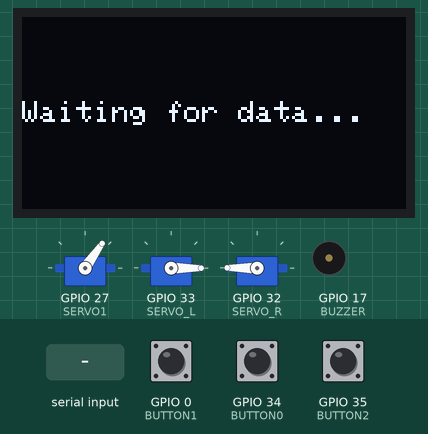
The sketch below on a simulated ESP32. Shown: 3 × servo, 128×64 one-colour display, buzzer (waves = sounding, pin HIGH). The test bench sets the inputs (shaded band); at power-on: GPIO 35 (BUTTON2) HIGH, GPIO 34 (BUTTON0) HIGH, GPIO 0 (BUTTON1) HIGH. What the sketch prints to the serial monitor is not drawn.

Above: at 1.3 s.
1.4 s: GPIO 35 (BUTTON2) pulled LOW for 0.15 s
At 1.8 s:
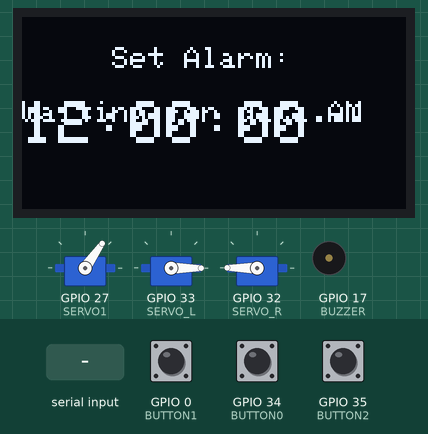
4.5 s: "setalarm" received over Serial
At 5.0 s:
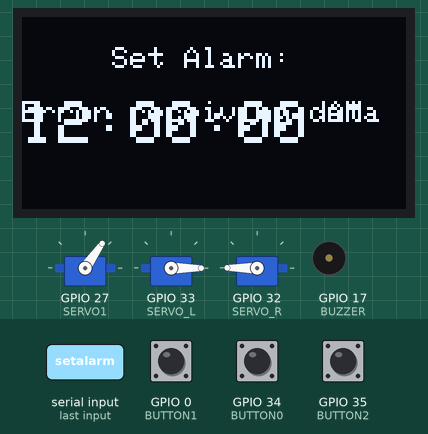
6.6 s: GPIO 34 (BUTTON0) pulled LOW for 0.15 s
At 7.1 s:
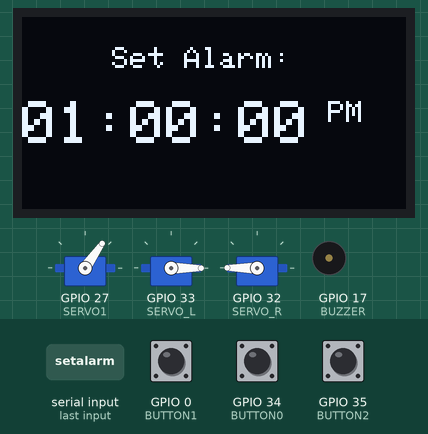
9.8 s: "clock" received over Serial
At 10.9 s:
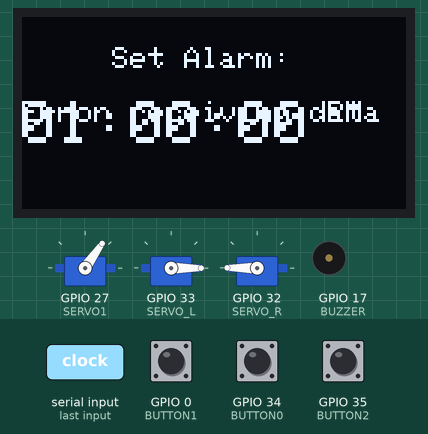
12.8 s: GPIO 0 (BUTTON1) pulled LOW for 0.15 s
At 14.1 s:
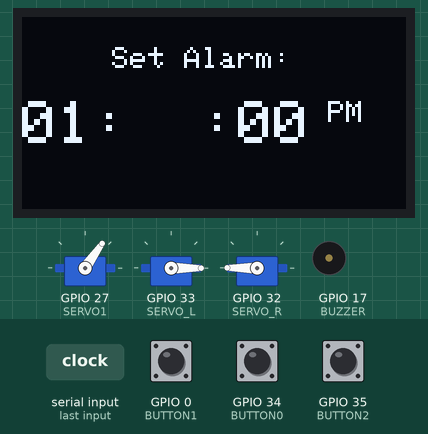
15.2 s: GPIO 0 (BUTTON1) pulled LOW for 1 s
At 16.2 s:
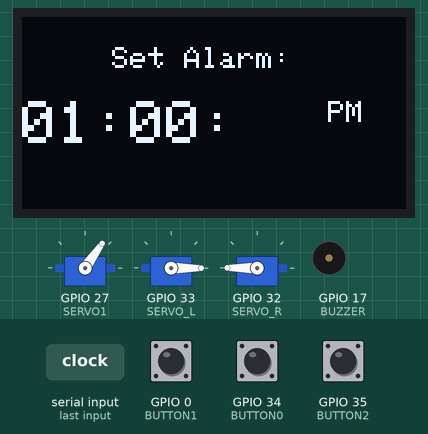
Timing chart, 0 to 18.2 s (numbered marks = the images above; inputs shaded):
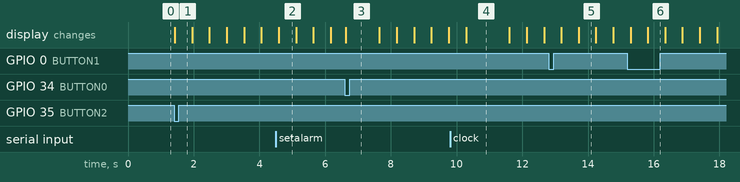

Measured:
- after the input at 1.4 s, the display: changes at once (image 1)
- after the input at 4.5 s, the display: changes after 0.09 s (image 2)
- after the input at 6.6 s, the display: changes at once (image 3)
- after the input at 9.8 s, the display: changes after 0.49 s (image 4)
- after the input at 12.8 s, the display: first differs from a run without the input after 0.91 s (image 5)
- after the input at 15.2 s, the display: first differs from a run without the input after 0.62 s (image 6)
- what the display in image 2 shows lasts 0.5 s, from 4.6 s to 5.1 s

The sketch:

alarm_arduino.ino
```cpp
#include <Adafruit_SSD1306.h>
#include <Wire.h>
#include <ESP32Servo.h>
#include <SPI.h>
#include <MFRC522.h>
Adafruit_SSD1306 lcd(128, 64); // create display object
#define BUTTON0 34
#define BUTTON1 0
#define BUTTON2 35

#define SERVO1 27
#define SERVO_L 33
#define SERVO_R 32
#define BUZZER 17

#define BAUD_RATE 230400
#define SS_PIN 2
#define RST_PIN 4
MFRC522 mfrc522(SS_PIN, RST_PIN);

Servo catapult;
Servo leftServo;
Servo rightServo;
uint8_t *buffer;
int Time[3];
bool stateChange = false;
String state = "clock";
int alarmTimes[] = {12,0,0};
int settingIndex = 0;
double volume = .5;
int volumeTimer = 0;

void setup() {
  // put your setup code here, to run once:
  pinMode(BUTTON0, INPUT_PULLUP);
  pinMode(BUTTON1, INPUT_PULLUP);
  pinMode(BUTTON2, INPUT_PULLUP);
  pinMode(BUZZER, OUTPUT);
  catapult.attach(SERVO1);
  leftServo.attach(SERVO_L);
  rightServo.attach(SERVO_R);
  catapult.write(55);
  leftServo.write(0);
  rightServo.write(180);

  SPI.begin();
  mfrc522.PCD_Init();
  lcd.begin(SSD1306_SWITCHCAPVCC, 0x3C); // init
  lcd.clearDisplay();
  lcd.setTextColor(WHITE);
  lcd.setCursor(0, 28);
  lcd.setTextSize(1);
  lcd.print("Waiting for data...");
  lcd.display();
  Serial.begin(BAUD_RATE);
  buffer = lcd.getBuffer();
}

#define WIDTH 128
byte data[WIDTH];
byte frame_header[4];
int clockTimeout = 500;
int blinkTimeout = 500;
int buttonTimeout = 100;
int rfidTimeout = 500;
int timeOfAlarm = 0;
int triggerTimeout = 500;
int buzzerTimeout = 0;
bool firstAlarmInter = true;
bool blink = false;
byte prev0 = 1;
byte prev1 = 1;
byte prev2 = 1;

void loop() {
  // put your main code here, to run repeatedly:
  //if(state.equals("clock")){
  int mils = millis();
    if(millis() > clockTimeout){//this has to run every iteration or it loses time in other states
      if(Serial.available()) {
        Serial.readBytes(frame_header, 4);
        byte i;
        for(i=0;i<4;i++) {
          if(frame_header[i]!=i+61) break;  // verify frame header, should be 61,62,63,64
        }
        if(i==4) {  // valid frame header received
          for(int i=0; i<=2; i++){
            Time[i] = Serial.read();
          }

          if(state.equals("clock")){
            printTime(Time, -1);
            lcd.display();
            lcd.clearDisplay();
          }

        }
        else{
          lcd.clearDisplay();
          lcd.setTextColor(WHITE);
          lcd.setCursor(0, 28);
          lcd.setTextSize(1);
          lcd.print("Error receiving data");
        }

      }
      clockTimeout = millis() + 500;
    }

  if(state.equals("volume")){
    if(volumeTimer > mils){
      lcd.setCursor(50, 10);
      lcd.setTextSize(1);
      lcd.print("Volume:");
      lcd.drawTriangle(0, 64, 128, 64, 128, 32, WHITE);
      int xVal = 128 * volume;
      int yVal = 64 - 32*volume;
      lcd.fillTriangle(0, 64, xVal, 64, xVal, yVal, WHITE);
      lcd.display();
      lcd.clearDisplay();
    }
    if(volumeTimer <= mils){
      state = "clock";
    }
  }
  //}

  if(state.equals("setalarm")){
    lcd.setCursor(30, 10);
    lcd.setTextSize(1);
    lcd.print("Set Alarm:");
    if(millis() > blinkTimeout){
      //allows the time being set to blink, indicating it to user
      if(blink){
        printTime(alarmTimes, settingIndex);
        lcd.display();
        lcd.clearDisplay();
      }
      else{
        printTime(alarmTimes, -1);
        lcd.display();
        lcd.clearDisplay();
      }
      blinkTimeout = millis() + 500;
      blink = !blink;
    }

  }

  //CHECK IF ALARM MATCH
  if(!state.equals("alarm") && !state.equals("setalarm")){
    bool timesMatch = true;
    for(int i=0; i<=2; i++){
      if(Time[i] != alarmTimes[i]){
        timesMatch = false;
      }
    }
    if(timesMatch){
      state = "alarm";
      timeOfAlarm = mils;
      rfidTimeout = 500;
    }
  }

  //ALARM STATE
  if(state.equals("alarm")){
    //chaos ensues
    lcd.setCursor(0, 28);
    lcd.setTextSize(2);
    lcd.print("WAKE UP!!!");
    lcd.display();
    lcd.clearDisplay();
    lcd.setTextSize(1);

    //volume is between 0 and 1. If 0, off, otherwise scale
    //the timeout is half the period. Timeout of 1ms = T = 2
    //T=2ms means 2 ms cycle, freq = 1/T = 500 ms
    //want T to go down for freq to go up
    //use us
    //10kHz = 100 us = 50 us timeout
    //100 Hz = 10000 us = 5000 us timeout
    //vol = 1 -> 50 us
    //vol = .1 -> 5000 us0
    int freq = (-5000)*volume + 5550;
    if(volume > 0){
      if(micros() > buzzerTimeout){
        digitalWrite(BUZZER, 1-digitalRead(BUZZER));
        buzzerTimeout = micros() + freq;
      }

    }

    int catapultTimeout = 50;
    int catapultAngle = 180;
    if(mils < timeOfAlarm + triggerTimeout){
      catapult.write(catapultAngle);
      leftServo.write(90);
      rightServo.write(90);
    }
    else{
      if(mils > catapultTimeout){
        catapultAngle -= 5;
        catapultTimeout = mils + 50;
      }
      catapult.write(55);
      leftServo.write(0);
      rightServo.write(180);
    }

    //wait rfidTimeout milliseconds after alarm goes off
    if(mils > timeOfAlarm + rfidTimeout){
      //Serial.println("aaa");
      //if rfid present, turn alarm off
      if (mfrc522.PICC_IsNewCardPresent() && mfrc522.PICC_ReadCardSerial()) {
        // If a card is present, read its UID (unique identifier)
        String cardID = "";
        for (byte i = 0; i < mfrc522.uid.size; i++) {
          cardID += String(mfrc522.uid.uidByte[i], HEX);
        }

        // Print the card ID to the serial monitor
        Serial.println("Card detected: " + cardID);
        catapult.write(55);
        leftServo.write(0);
        rightServo.write(180);
        digitalWrite(BUZZER, 0);
        state = "clock";
      }
      rfidTimeout += 100;
    }
  }


  //BUTTON CONTROLLER
  byte curr0 = digitalRead(BUTTON0);
  byte curr1 = digitalRead(BUTTON1);
  byte curr2 = digitalRead(BUTTON2);

  if(millis() > buttonTimeout){
    //BUTTON 1
    if(curr0 == 0 && prev0 == 1){
      Serial.print("button0 pushed");
      if(state.equals("clock") || state.equals("volume")){//volume up
        if(volume < 1){
          volume += .1;
        }
        volumeTimer = mils + 1000;
        state = "volume";
      }
      else if(state.equals("setalarm")){//increase alarm h/m/s by 1
        alarmTimes[settingIndex]++;
        if(settingIndex == 0)
          alarmTimes[settingIndex] %= 24;
        else
          alarmTimes[settingIndex] %= 60;

        printTime(alarmTimes, -1);
        blinkTimeout = millis() + 500;
        lcd.display();
        lcd.clearDisplay();
      }

      buttonTimeout = millis() + 150;
    }
    //BUTTON 2
    else if(curr1 == 0 && prev1 == 1){
      Serial.print("button1 pushed");
      if(state.equals("clock") || state.equals("volume")){//volume down
        if(volume > 0){
          volume -= .1;
        }
        volumeTimer = mils + 1000;
        state = "volume";
      }
      else if(state.equals("setalarm")){//swap between setting h/m/s
        settingIndex++;
        settingIndex %= 3;
      }

      buttonTimeout = millis() + 150;
    }
    //BUTTON 3
    else if(curr2 == 0 && prev2 == 1){
      Serial.print("button2 pushed");
      if(state.equals("clock")){//set alarm
        state = "setalarm";
        settingIndex = 0;
      }
      else if(state.equals("setalarm")){
        state = "clock";
      }

      buttonTimeout = millis() + 150;
    }


  }
  prev0 = curr0;
  prev1 = curr1;
  prev2 = curr2;
}

void printTime(int timeArray[], int blinkIndex){

    lcd.setCursor(0, 28);
    lcd.setTextSize(2);
    String suffix = "AM";
    for (int n = 0; n <= 2; n++) {
      int displayTime = timeArray[n];
      if(n==0 && displayTime > 12){
        suffix = "PM";
        displayTime -= 12;
      }
      if(blinkIndex != n){
        if (displayTime < 10) {
          lcd.print("0");
        }
        lcd.print(displayTime);
      }
      else{
        lcd.print("  ");
      }
      if (n < 2) {
        lcd.print(":");
      }
    }
    lcd.setTextSize(1);
    lcd.print(" " + suffix);

}
```
